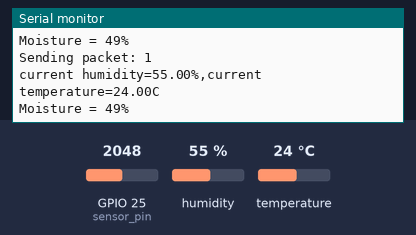
Bench run of a sketch on a simulated ESP32. Shown: the last lines printed to the serial monitor. The test bench sets the inputs (shaded band); at power-on: humidity 55 %, GPIO 25 (sensor_pin) = 2048, temperature 24 °C. No radio packets arrive unless stated.

Above: at 10.9 s.
11.0 s: humidity set to 22 %
At 20.8 s:
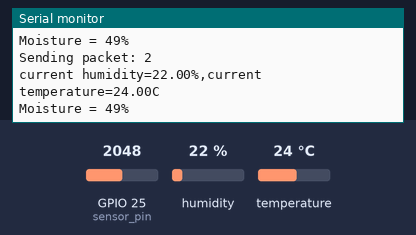
21.0 s: GPIO 25 (sensor_pin) set to 2866
At 30.8 s:
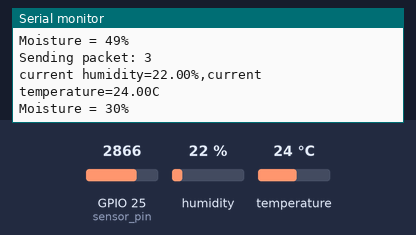
31.0 s: temperature set to 12 °C
At 40.8 s:
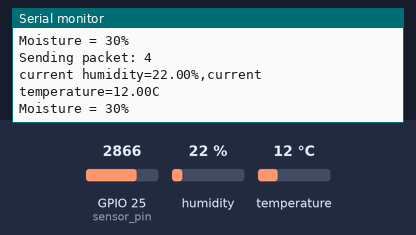
41.0 s: GPIO 25 (sensor_pin) set to 3603
At 50.9 s:
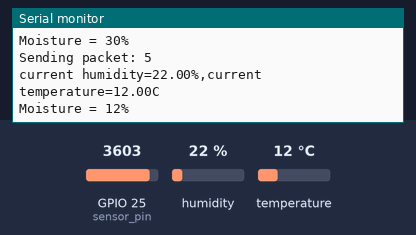
51.0 s: humidity set to 40 %
At 61.7 s:
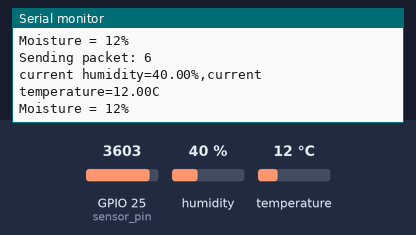
Timing chart, 0 to 62.0 s (numbered marks = the images above; inputs shaded):
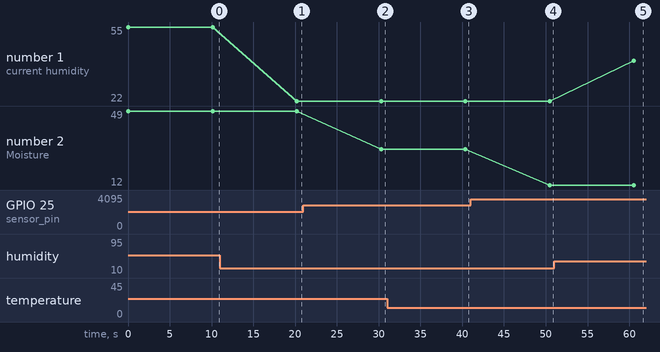

The sketch:

newsendercode.ino
```cpp
#include <SPI.h>
#include <LoRa.h>
#include "DHT.h"


#define DHTPIN 5
#define DHTTYPE DHT11


 DHT dht ( DHTPIN, DHTTYPE );

//define the pins used by the transceiver module
#define ss 16
#define rst 14
#define dio0 26
//  #define ss 10
//  #define rst 9
//  #define dio0 2
int _moisture,sensor_analog;
const int sensor_pin = 25;

int counter = 0;

void setup() {
  //initialize Serial Monitor

  dht.begin();
  Serial.begin(115200);
  while (!Serial);
  Serial.println("LoRa Sender");
   Serial.println();
    Serial.println();
   Serial.println(" Temperature");
    Serial.println("And Humidity");
  //setup LoRa transceiver module
  LoRa.setPins(ss, rst, dio0);

  //replace the LoRa.begin(---E-) argument with your location's frequency
  //433E6 for Asia
  //866E6 for Europe
  //915E6 for North America
  while (!LoRa.begin(433E6)) {
    Serial.println(".");
    delay(500);
  }
   // Change sync word (0xF3) to match the receiver
  // The sync word assures you don't get LoRa messages from other LoRa transceivers
  // ranges from 0-0xFF
  LoRa.setSyncWord(0xF3);
  Serial.println("LoRa Initializing OK!");
}

void loop() {
  Serial.print("Sending packet: ");
  Serial.println(counter);
float humidity = dht.readHumidity();
 float temprature = dht.readTemperature();

Serial.print("current humidity=");
  Serial.print(humidity);
  Serial.print("%,");
  Serial.print("current temperature=");
  Serial.print(temprature);
  Serial.println("C");

//>>>>>>>>>>>>>>>>>>>>>>>>>>>>>>>>>>>>>
  sensor_analog = analogRead(sensor_pin);
  _moisture = ( 100 - ( (sensor_analog/4095.00) * 100 ) );
  Serial.print("Moisture = ");
  Serial.print(_moisture);  /* Print Temperature on the serial window */
  Serial.println("%");

  //Send LoRa packet to receiver
  LoRa.beginPacket();
  LoRa.print(temprature);
   LoRa.print(" ");
   LoRa.print("C");
   LoRa.print(" ");

   LoRa.print(_moisture);
   LoRa.print(" ");
   LoRa.print("%");
   LoRa.print(" ");

//LoRa.endPacket();
//
//  LoRa.beginPacket();
    LoRa.print(humidity);
  LoRa.endPacket();

  counter++;

  delay(10000);
}
```

Measured:
- after the input at 11.0 s, the serial monitor: prints a new line after 9.2 s (image 1)
- after the input at 21.0 s, the serial monitor: prints a new line after 9.3 s (image 2)
- after the input at 31.0 s, the serial monitor: prints a new line after 9.4 s (image 3)
- after the input at 41.0 s, the serial monitor: prints a new line after 9.5 s (image 4)
- after the input at 51.0 s, the serial monitor: prints a new line after 9.5 s (image 5)
- plotted number 1: 55 → 22 after the input at 11.0 s, 22 → 40 after the input at 51.0 s
- plotted number 2: 49 → 30 after the input at 21.0 s
